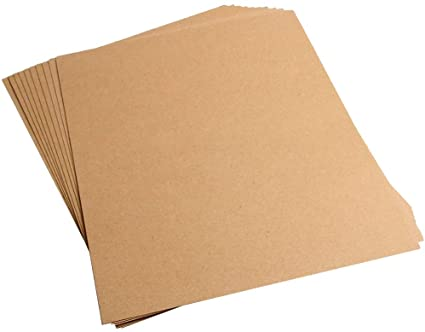
#> input picture back-end/media/accepted_trash_images/cardboard.jpg, 425 x 332 px; its folder holds only this picture in this run
$ python -i augmentations.py   (imports and definitions only)   (older library calls are emulated)
#> lines starting #> are read from the running program, lines starting #| are printed output that depends on the picture
### machine-learning/utils/general.py
# YOLOv5 by Ultralytics, GPL-3.0 license
"""
General utils
"""

import contextlib
import glob
import logging
import math
import os
import platform
import random
import re
import shutil
import signal
import time
import urllib
from itertools import repeat
from multiprocessing.pool import ThreadPool
from pathlib import Path
from subprocess import check_output
from zipfile import ZipFile

import cv2
import numpy as np
import pandas as pd
import pkg_resources as pkg
import torch
import torchvision
import yaml

from utils.downloads import gsutil_getsize
from utils.metrics import box_iou, fitness

# Settings
FILE = Path(__file__).resolve()
ROOT = FILE.parents[1]  # YOLOv5 root directory
NUM_THREADS = min(8, max(1, os.cpu_count() - 1))  # number of YOLOv5 multiprocessing threads

torch.set_printoptions(linewidth=320, precision=5, profile='long')
#> (this line was passed over: torch is not available in this run)
np.set_printoptions(linewidth=320, formatter={'float_kind': '{:11.5g}'.format})  # format short g, %precision=5
pd.options.display.max_columns = 10
cv2.setNumThreads(0)  # prevent OpenCV from multithreading (incompatible with PyTorch DataLoader)
os.environ['NUMEXPR_MAX_THREADS'] = str(NUM_THREADS)  # NumExpr max threads


def set_logging(name=None, verbose=True):
    # Sets level and returns logger
#> called with name = 'utils.general', verbose = True
    for h in logging.root.handlers:
        logging.root.removeHandler(h)  # remove all handlers associated with the root logger object
#> further down, picture is the input picture: shape (332, 425, 3); mean B, G, R 173.7, 200.6, 227.5
    rank = int(os.getenv('RANK', -1))  # rank in world for Multi-GPU trainings
    logging.basicConfig(format="%(message)s", level=logging.INFO if (verbose and rank in (-1, 0)) else logging.WARNING)
    return logging.getLogger(name)


LOGGER = set_logging(__name__)  # define globally (used in train.py, val.py, detect.py, etc.)


class Profile(contextlib.ContextDecorator):
    # Usage: @Profile() decorator or 'with Profile():' context manager
    def __enter__(self):
        self.start = time.time()

    def __exit__(self, type, value, traceback):
        print(f'Profile results: {time.time() - self.start:.5f}s')


class Timeout(contextlib.ContextDecorator):
    # Usage: @Timeout(seconds) decorator or 'with Timeout(seconds):' context manager
    # [4 lines left out: function __init__, not called in this run]

    def _timeout_handler(self, signum, frame):
        raise TimeoutError(self.timeout_message)

    def __enter__(self):
        signal.signal(signal.SIGALRM, self._timeout_handler)  # Set handler for SIGALRM
        signal.alarm(self.seconds)  # start countdown for SIGALRM to be raised

    # [4 lines left out: function __exit__, not called in this run]


class WorkingDirectory(contextlib.ContextDecorator):
    # Usage: @WorkingDirectory(dir) decorator or 'with WorkingDirectory(dir):' context manager
    def __init__(self, new_dir):
        self.dir = new_dir  # new dir
        self.cwd = Path.cwd().resolve()  # current dir

    def __enter__(self):
        os.chdir(self.dir)

    def __exit__(self, exc_type, exc_val, exc_tb):
        os.chdir(self.cwd)


def try_except(func):
    # try-except function. Usage: @try_except decorator
    # [5 lines left out: function handler, not called in this run]

    return handler


def methods(instance):
    # Get class/instance methods
    return [f for f in dir(instance) if callable(getattr(instance, f)) and not f.startswith("__")]


def print_args(name, opt):
    # Print argparser arguments
    LOGGER.info(colorstr(f'{name}: ') + ', '.join(f'{k}={v}' for k, v in vars(opt).items()))


# [8 lines left out: function init_seeds, not called in this run]


def intersect_dicts(da, db, exclude=()):
    # Dictionary intersection of matching keys and shapes, omitting 'exclude' keys, using da values
    return {k: v for k, v in da.items() if k in db and not any(x in k for x in exclude) and v.shape == db[k].shape}


# [32 lines left out: functions get_latest_run, user_config_dir, is_writeable, not called in this run]


def is_docker():
    # Is environment a Docker container?
    return Path('/workspace').exists()  # or Path('/.dockerenv').exists()


# [7 lines left out: function is_colab, not called in this run]


def is_pip():
    # Is file in a pip package?
    return 'site-packages' in Path(__file__).resolve().parts


# [4 lines left out: function is_ascii, not called in this run]


def is_chinese(s='人工智能'):
    # Is string composed of any Chinese characters?
    return re.search('[\u4e00-\u9fff]', s)


def emojis(str=''):
    # Return platform-dependent emoji-safe version of string
    return str.encode().decode('ascii', 'ignore') if platform.system() == 'Windows' else str


# [40 lines left out: functions file_size, check_online, check_git_status, not called in this run]


def check_python(minimum='3.6.2'):
    # Check current python version vs. required python version
    check_version(platform.python_version(), minimum, name='Python ', hard=True)


# [84 lines left out: functions check_version, check_requirements, check_img_size, check_imshow, check_suffix, not called in this run]


def check_yaml(file, suffix=('.yaml', '.yml')):
    # Search/download YAML file (if necessary) and return path, checking suffix
    return check_file(file, suffix)


# [123 lines left out: functions check_file, check_dataset, url2file, download, make_divisible, not called in this run]


def clean_str(s):
    # Cleans a string by replacing special characters with underscore _
    return re.sub(pattern="[|@#!¡·$€%&()=?¿^*;:,¨´><+]", repl="_", string=s)


def one_cycle(y1=0.0, y2=1.0, steps=100):
    # lambda function for sinusoidal ramp from y1 to y2 https://arxiv.org/pdf/1812.01187.pdf
    return lambda x: ((1 - math.cos(x * math.pi / steps)) / 2) * (y2 - y1) + y1


# [365 lines left out: functions colorstr, labels_to_class_weights, labels_to_image_weights, coco80_to_coco91_class, xyxy2xywh, xywh2xyxy and 13 more, not called in this run]


# Variables
NCOLS = 0 if is_docker() else shutil.get_terminal_size().columns  # terminal window size for tqdm

### machine-learning/utils/augmentations.py
# YOLOv5 by Ultralytics, GPL-3.0 license
"""
Image augmentation functions
"""

import math
import random

import cv2
import numpy as np

from utils.general import LOGGER, check_version, colorstr, resample_segments, segment2box
from utils.metrics import bbox_ioa


class Albumentations:
    # YOLOv5 Albumentations class (optional, only used if package is installed)
    # [27 lines left out: functions __init__, __call__, not called in this run]


def augment_hsv(im, hgain=0.5, sgain=0.5, vgain=0.5):
    # HSV color-space augmentation
#> called with hgain = 0.5, sgain = 0.5, vgain = 0.5
    if hgain or sgain or vgain:
        r = np.random.uniform(-1, 1, 3) * [hgain, sgain, vgain] + 1  # random gains
        hue, sat, val = cv2.split(cv2.cvtColor(im, cv2.COLOR_BGR2HSV))
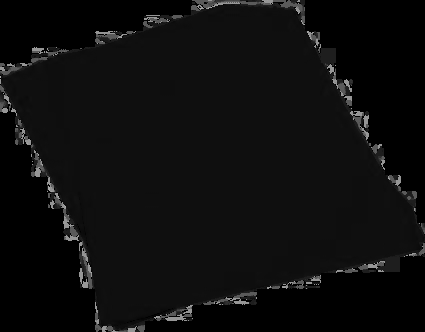
#> hue: shape (332, 425); min 0, max 175, mean 13.4
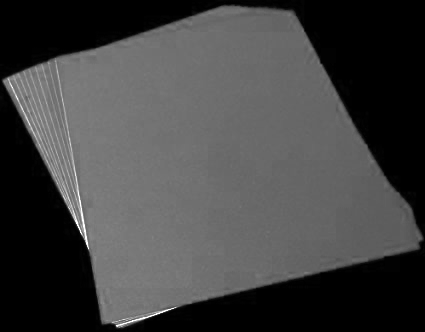
#> sat: shape (332, 425); min 0, max 255, mean 66.3
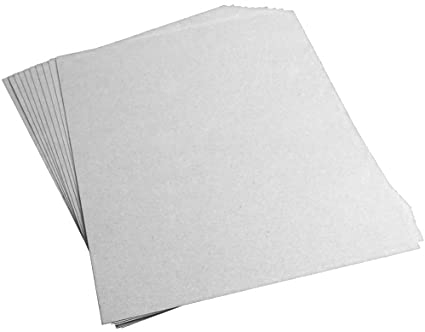
#> val: shape (332, 425); min 18, max 255, mean 227.6
        dtype = im.dtype  # uint8

        x = np.arange(0, 256, dtype=r.dtype)
        lut_hue = ((x * r[0]) % 180).astype(dtype)
        lut_sat = np.clip(x * r[1], 0, 255).astype(dtype)
#> lut_sat = 256 values from 0 to 255
        lut_val = np.clip(x * r[2], 0, 255).astype(dtype)
#> lut_val = 256 values from 0 to 255

        im_hsv = cv2.merge((cv2.LUT(hue, lut_hue), cv2.LUT(sat, lut_sat), cv2.LUT(val, lut_val)))
#> im_hsv: shape (332, 425, 3); mean H, S, V 13.5, 80.2, 240.1
        cv2.cvtColor(im_hsv, cv2.COLOR_HSV2BGR, dst=im)  # no return needed
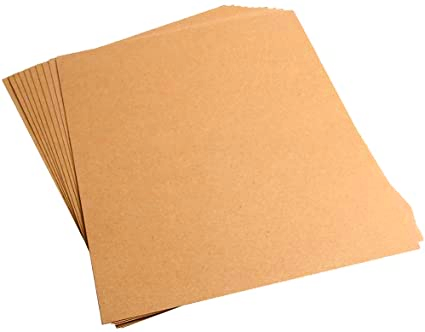
#> im: shape (332, 425, 3); mean B, G, R 168.1, 203.8, 240


# [215 lines left out: functions hist_equalize, replicate, letterbox, random_perspective, copy_paste, cutout and 2 more, not called in this run]

>>> import cv2
>>> picture = cv2.imread('../../back-end/media/accepted_trash_images/cardboard.jpg')
>>> result = augment_hsv(picture)
